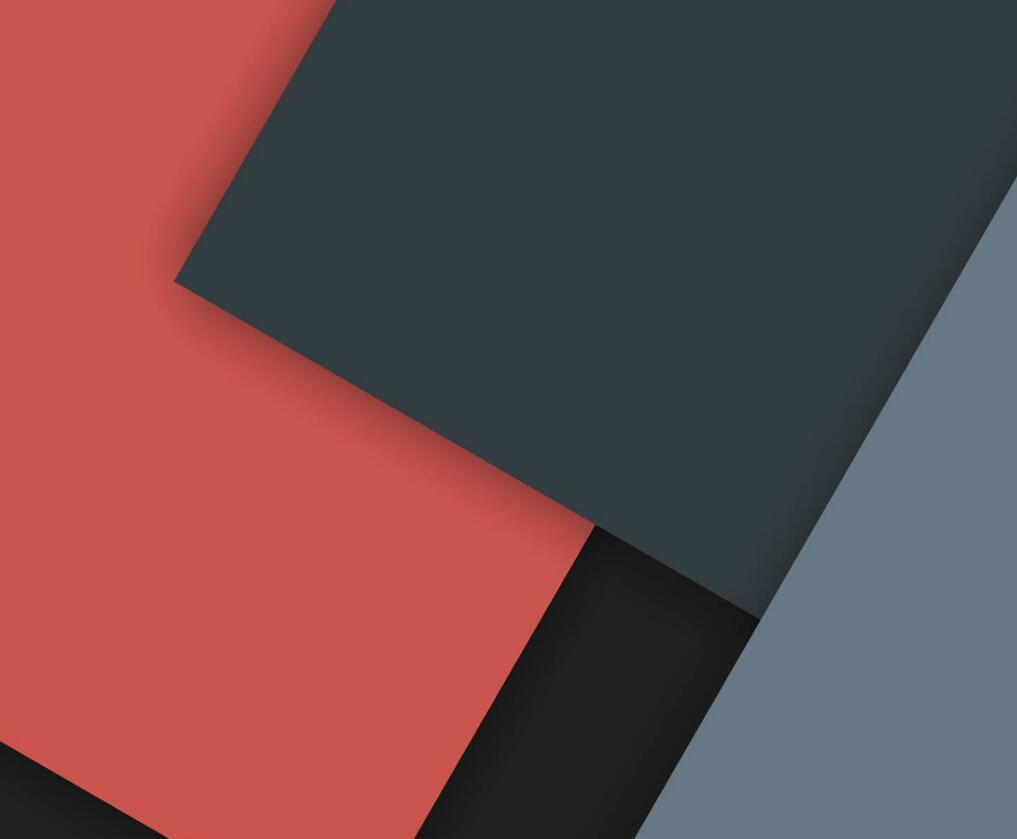
//> input picture 霍夫直线检测/霍夫直线检测/霍夫直线检测/霍夫直线检测/lines.jpg, 1017 x 839 px
$ ./main   (built with g++ and OpenCV 4)
//> lines starting //> are read from the running program, lines starting //| are printed output that depends on the picture; after the words box and inside, x2 and y2 are one past the last pixel; in counts of white or black regions, pixels touching at a corner belong together
#include <opencv.hpp>
#include <iostream>
#include <imgproc.hpp>

using namespace std;
using namespace cv;

int main()
{
	Mat img = imread("lines.jpg");
//> img is the input picture: 839 rows x 1017 cols, CV_8UC3; mean B, G, R 79, 76.1, 112.5

	Mat mid;

	Canny(img, mid, 50, 200);
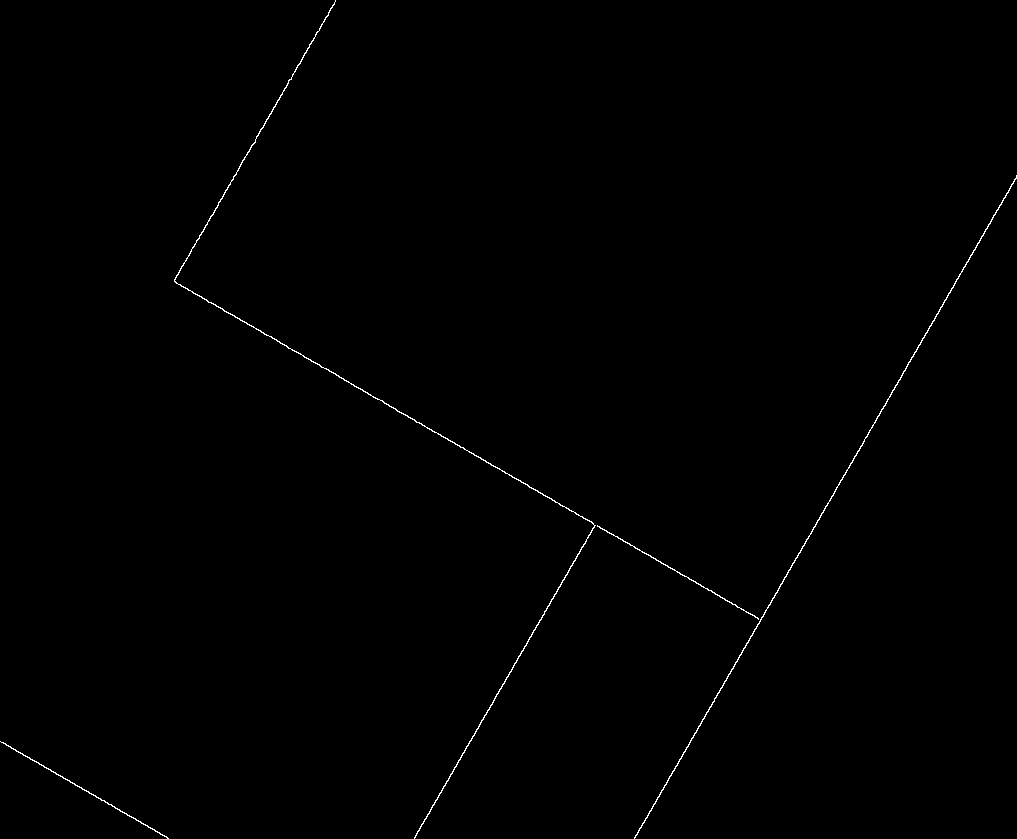
//> mid: 839 rows x 1017 cols, CV_8UC1; 0.36% white in thin lines or dots


	vector<Vec2f> lines;

	HoughLines(mid, lines, 1, CV_PI / 180, 150, 0, 0);
//> lines = 5 lines (rho, theta): [968, 0.52], [156, 2.09], [777, 0.52], [291, 0.52], [642, 2.09]

	for (size_t i = 0; i < lines.size(); ++i)
	{
		float rho = lines[i][0], theta = lines[i][1];
		Point pt1, pt2;
		double a = cos(theta), b = sin(theta);
		double x0 = a*rho, y0 = b*rho;
		pt1.x = cvRound(x0 + 1000 * (-b));
		pt1.y = cvRound(y0 + 1000 * (a));
		pt2.x = cvRound(x0 - 1000 * (-b));
		pt2.y = cvRound(y0 - 1000 * (a));
		line(img, pt1, pt2, Scalar(55, 255, 255), 1, CV_AA);
	}
//> this loop made 5 passes
//> (rho, theta, a, b, x0, y0) on passes 1 to 5: (968, 0.524, 0.866, 0.5, 838.3, 484), (156, 2.09, -0.5, 0.866, -78, 135.1), (777, 0.524, 0.866, 0.5, 672.9, 388.5), (291, 0.524, 0.866, 0.5, 252, 145.5), (642, 2.09, -0.5, 0.866, -321, 556)
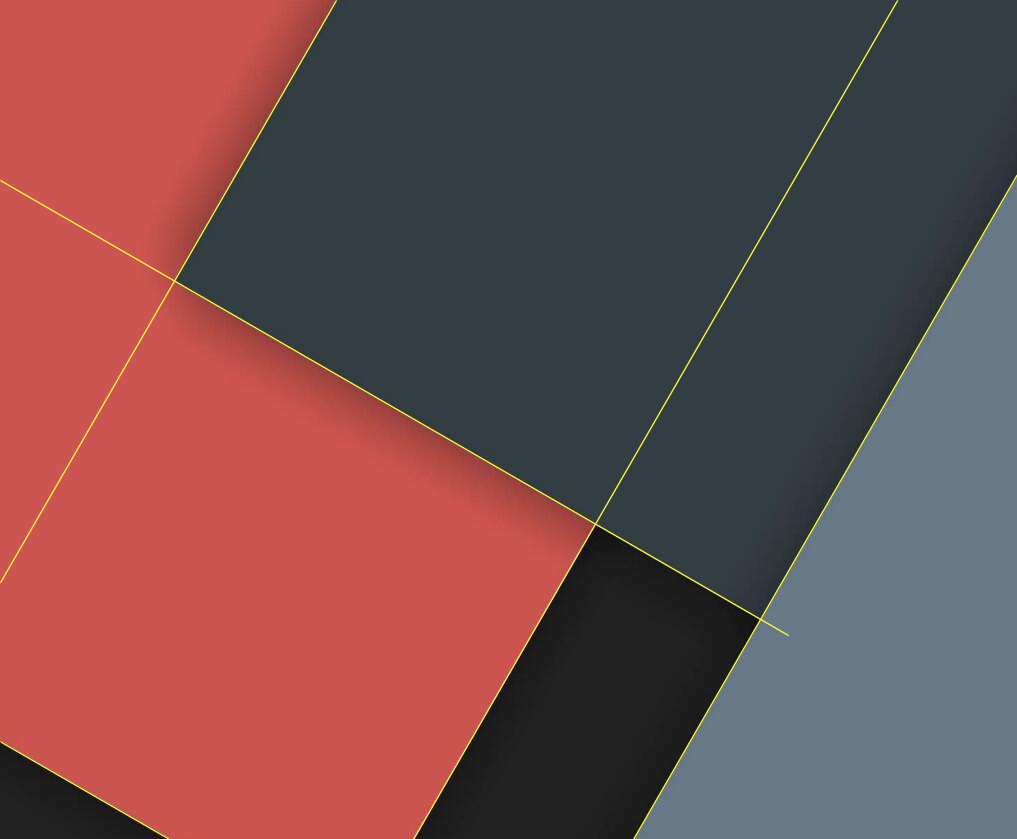
//> img: 839 rows x 1017 cols, CV_8UC3; 1.07% of pixels changed, all inside (x1, y1, x2, y2) = (0, 0, 1017, 839)

	cv::imshow("test", img);
	waitKey(0);

	return 0;
}
